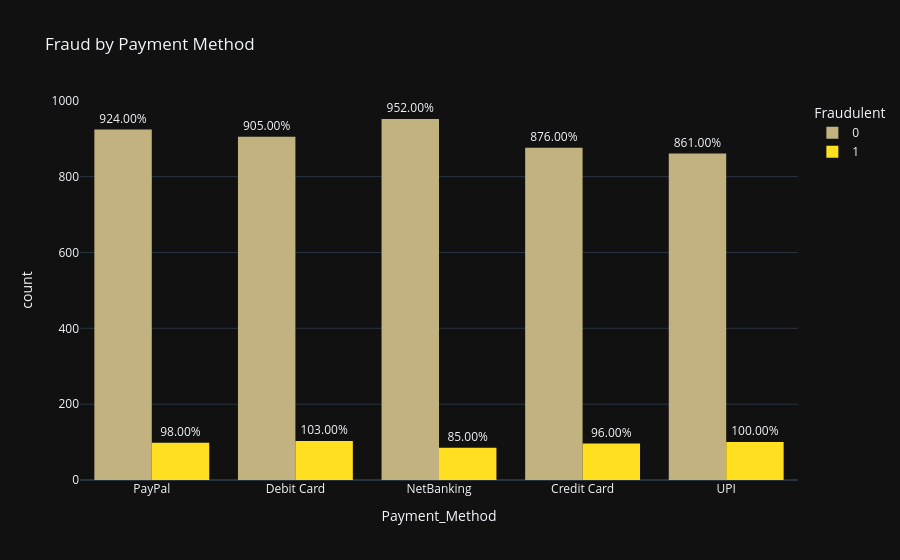

Source (notebook cell):
### Markdown cell above
# Fraud by Payment Method

### Code cell
fig = px.histogram(
    df,
    x='Payment_Method',
    color='Fraudulent',
    barmode='group',
    color_discrete_sequence=['#C2B280', '#FFDF20'],
    title='Fraud by Payment Method'
)

fig.update_traces(marker_line=dict(color='black'),texttemplate='%{y:.2f}%', textposition='outside')
fig.update_layout(template='plotly_dark', height=470)
fig.show()

### Figure 1 — Plotly figure (JSON) as saved in the notebook; plotly's stock layout.template omitted (floating-point values rounded to 4 significant figures; data arrays with more than 128 entries replaced by an {"elided": "..."} marker saying what was removed)
{"data": [{"alignmentgroup": "True", "bingroup": "x", "hovertemplate": "Fraudulent=0<br>Payment_Method=%{x}<br>count=%{y}<extra></extra>", "legendgroup": "0", "marker": {"color": "#C2B280", "line": {"color": "black"}, "pattern": {"shape": ""}}, "name": "0", "offsetgroup": "0", "orientation": "v", "showlegend": true, "textposition": "outside", "texttemplate": "%{y:.2f}%", "type": "histogram", "x": {"elided": "4518 str values"}, "xaxis": "x", "yaxis": "y"}, {"alignmentgroup": "True", "bingroup": "x", "hovertemplate": "Fraudulent=1<br>Payment_Method=%{x}<br>count=%{y}<extra></extra>", "legendgroup": "1", "marker": {"color": "#FFDF20", "line": {"color": "black"}, "pattern": {"shape": ""}}, "name": "1", "offsetgroup": "1", "orientation": "v", "showlegend": true, "textposition": "outside", "texttemplate": "%{y:.2f}%", "type": "histogram", "x": {"elided": "482 str values"}, "xaxis": "x", "yaxis": "y"}], "layout": {"autosize": true, "barmode": "group", "legend": {"title": {"text": "Fraudulent"}, "tracegroupgap": 0}, "title": {"text": "Fraud by Payment Method"}, "xaxis": {"anchor": "y", "autorange": true, "domain": [0, 1], "range": [-0.5, 4.5], "title": {"text": "Payment_Method"}, "type": "category"}, "yaxis": {"anchor": "x", "autorange": true, "domain": [0, 1], "range": [0, 1002.0], "title": {"text": "count"}}}}
